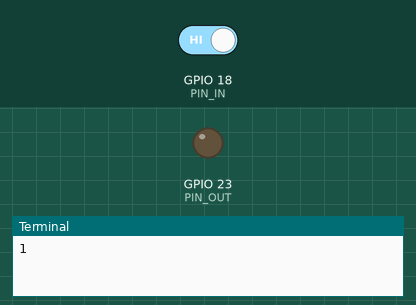
Recording of a program running on a simulated Raspberry Pi (BCM pin numbers). Shown: output pins drawn as LEDs (lit = HIGH), the last lines printed to the terminal. Inputs (shaded band) come from the test bench; at power-on: GPIO 18 (PIN_IN) HIGH.

Above: at 1.2 s.
1.3 s: GPIO 18 (PIN_IN) driven LOW
At 1.8 s:
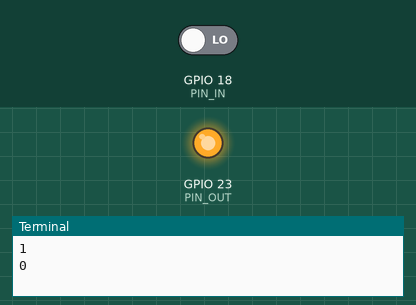
Timing chart, 0 to 4.3 s (numbered marks = the images above; inputs shaded):
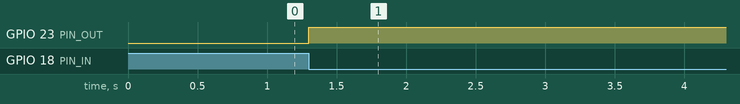

Measured:
- after the input at 1.3 s, GPIO 23 (PIN_OUT): LOW → HIGH at once

The program:

toggle_led.py
```python
import RPi.GPIO as GPIO

PIN_IN = 18
PIN_OUT = 23
old, val = -1, 0
state = False
try:
    GPIO.setmode(GPIO.BCM)
    GPIO.setup(PIN_IN, GPIO.IN)
    GPIO.setup(PIN_OUT, GPIO.OUT)

    while True:
        val = GPIO.input(PIN_IN)
        if old != val :
            print(val)
            old = val
            if val == 0:
                state = not state
            GPIO.output(PIN_OUT, state)
finally:
    GPIO.cleanup()
```
